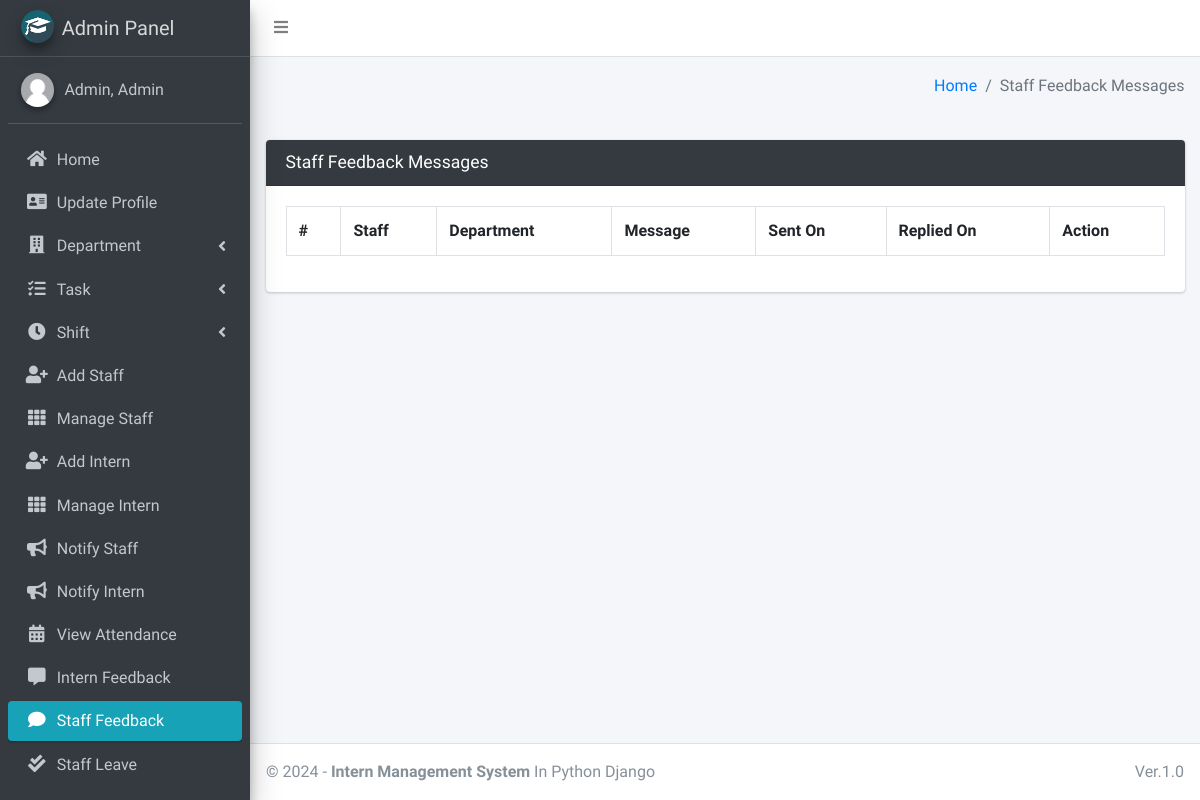
Page /staff/view/feedback/ (signed in) on the earlier database version.
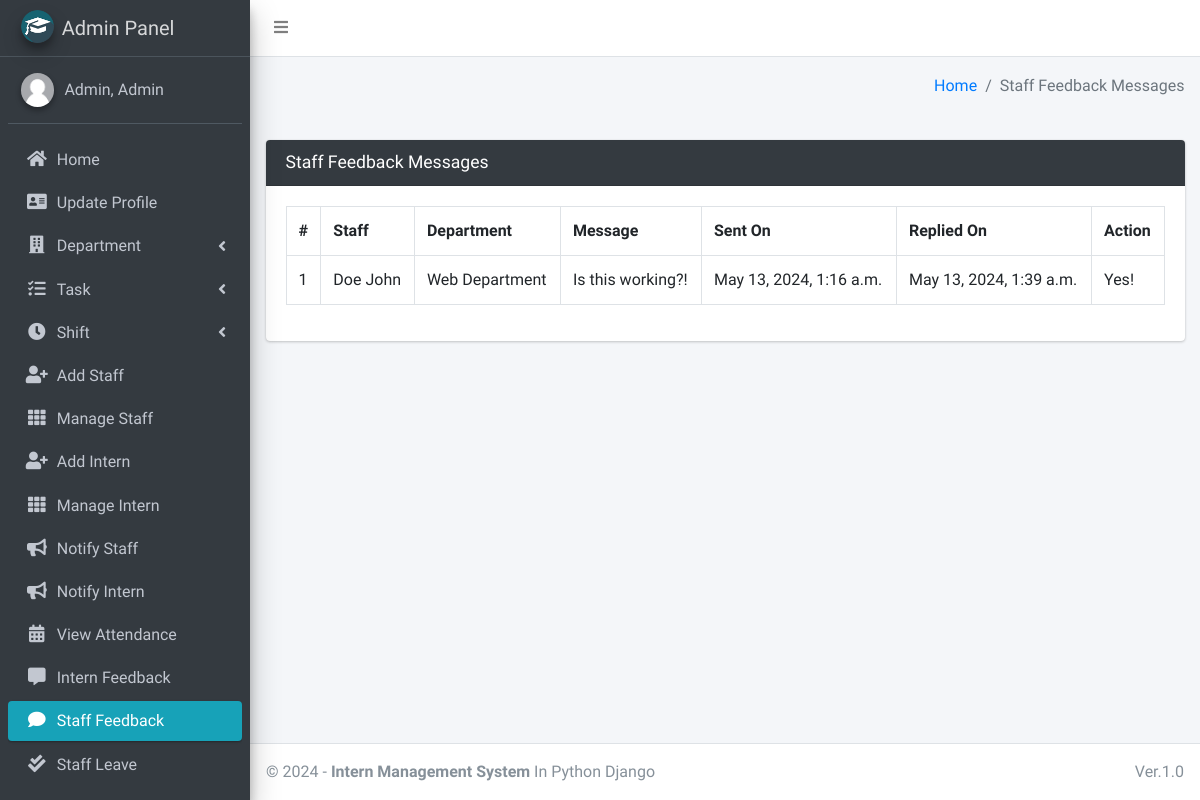
Same page on the later database version.
### main_app/models.py (models this page shows)
class CustomUser(AbstractUser):
    USER_TYPE = ((1, "HOD"), (2, "Staff"), (3, "Intern"))
    GENDER = [("M", "Male"), ("F", "Female")]
    username = None  # Removed username, using email instead
    email = models.EmailField(unique=True)
    user_type = models.CharField(default=1, choices=USER_TYPE, max_length=1)
    gender = models.CharField(max_length=1, choices=GENDER)
    profile_pic = models.ImageField()
    address = models.TextField()
    fcm_token = models.TextField(default="")  # For firebase notifications
    created_at = models.DateTimeField(auto_now_add=True)
    updated_at = models.DateTimeField(auto_now=True)
    USERNAME_FIELD = "email"
    REQUIRED_FIELDS = []
    objects = CustomUserManager()
    def __str__(self):
        return self.last_name + ", " + self.first_name

class FeedbackStaff(models.Model):
    staff = models.ForeignKey(Staff, on_delete=models.CASCADE)
    feedback = models.TextField()
    reply = models.TextField()
    created_at = models.DateTimeField(auto_now_add=True)
    updated_at = models.DateTimeField(auto_now=True)

class Staff(models.Model):
    department = models.ForeignKey(Department, on_delete=models.DO_NOTHING, null=True, blank=False)
    admin = models.OneToOneField(CustomUser, on_delete=models.CASCADE)
    def __str__(self):
        return self.admin.last_name + " " + self.admin.first_name

class Department(models.Model):
    name = models.CharField(max_length=120)
    created_at = models.DateTimeField(auto_now_add=True)
    updated_at = models.DateTimeField(auto_now=True)
    def __str__(self):
        return self.name

### main_app/hod_views.py (the view, shortened to what this page needs)
# urls.py: path("staff/view/feedback/", hod_views.staff_feedback_message,
@csrf_exempt
def staff_feedback_message(request):
    if request.method != 'POST':
        feedbacks = FeedbackStaff.objects.all()
        context = {
            'feedbacks': feedbacks,
            'page_title': 'Staff Feedback Messages'
        }
        return render(request, 'hod_template/staff_feedback_template.html', context)

### main_app/templates/hod_template/staff_feedback_template.html (shortened to what this page needs)
{% extends 'main_app/base.html' %}
{% load static %}
{% block content %}
<section class="content">
    <div class="container-fluid">
        <div class="row">
            <div class="col-md-12">
                <div class="card card-dark">
                    <div class="card-header">
                        <h3 class="card-title">{{page_title}}</h3>
                    </div>
                    <div class="table card-body">
                        <table class="table table-bordered table-hover">
                            <tr>
                                <th>#</th>
                                <th>Staff</th>
                                <th>Department</th>
                                <th>Message</th>
                                <th>Sent On</th>
                                <th>Replied On</th>
                                <th>Action</th>
                            </tr>
                            {% for feedback in  feedbacks %}
                              <tr>
                                  <td>{{forloop.counter}}</td>
                                  <td>{{feedback.staff}}</td>
                                  <td>{{feedback.staff.department}}</td>
                                  <td>{{feedback.feedback}}</td>
                                    {% if feedback.reply == "" %}
                                    <td>{{feedback.created_at}}</td>
                                    <td><span  class='badge badge-warning'>Pending Response</span></td>
                                         <td> <button data-toggle = "modal" data-target = "#reply_modal" value="{{feedback.id}}" class="btn btn-success reply_open_modal">Reply</button>
                                        {% else %}
                                        <td>{{feedback.created_at}}</td>
                                        <td>{{feedback.updated_at}}</td>
                                          <td>{{feedback.reply}}</td>
                                    {% endif %}
                              </tr>
                            {% endfor %}
                        </table>
                    </div>
                    </div>
            </div>
        </div>
    </div>
</section>
{% endblock content %}

### main_app/templates/main_app/base.html (shortened to what this page needs)
{% load static %}
<!DOCTYPE html>
<html>
<head>
    <link rel="stylesheet" href="{% static 'plugins/fontawesome-free/css/all.min.css'%} ">
    <link rel="stylesheet" href="https://code.ionicframework.com/ionicons/2.0.1/css/ionicons.min.css">
    <link rel="stylesheet"
        href="{% static 'plugins/tempusdominus-bootstrap-4/css/tempusdominus-bootstrap-4.min.css'%} ">
    <link rel="stylesheet" href="{% static 'plugins/icheck-bootstrap/icheck-bootstrap.min.css'%} ">
    <link rel="stylesheet" href="{% static 'dist/css/adminlte.min.css'%} ">
    <link rel="stylesheet" href="{% static 'plugins/overlayScrollbars/css/OverlayScrollbars.min.css'%} ">
    <link rel="stylesheet" href="{% static 'plugins/daterangepicker/daterangepicker.css'%} ">
</head>
<body class="hold-transition sidebar-mini layout-fixed">
    <div class="wrapper">
        <nav class="main-header navbar navbar-expand navbar-white navbar-light">
            <ul class="navbar-nav">
                <li class="nav-item">
                    <a class="nav-link" data-widget="pushmenu" href="#"><i class="fas fa-bars"></i></a>
                </li>
            </ul>
        </nav>
        {% include "main_app/sidebar_template.html" with user=user %}
        <div class="content-wrapper">
            <div class="content-header">
                <div class="container-fluid">
                    <div class="row mb-2">
                        <div class="col-sm-6">
                        </div>
                        <div class="col-sm-6">
                            <ol class="breadcrumb float-sm-right">
                                <li class="breadcrumb-item"><a href="/">Home</a></li>
                                <li class="breadcrumb-item active">{{ page_title }}</li>
                            </ol>
                        </div>
                    </div>
                </div>
            </div>
<section class="content">
    <div class="container-fluid">
        <div class="row">
            <div class="col-md-12">
            </div></div></div></section>
            {% block content %}
            {% endblock content %}
        </div>
        {% include "main_app/footer.html" %}
    </div>
</body>
</html>

### main_app/templates/main_app/sidebar_template.html (shortened to what this page needs)
{% load static %}
<aside class="main-sidebar sidebar-dark-info elevation-4">
    {% if request.user.user_type == '1' %}
    <a href="{% url 'admin_home' %}" class="brand-link">
        <img src="{% static 'dist/img/cmsl.png' %} " alt="AdminLTE Logo"
            class="brand-image img-circle elevation-3" >
        <span class="brand-text font-weight-light">Admin Panel</span>
    </a>
    <div class="sidebar">
        <div class="user-panel mt-3 pb-3 mb-3 d-flex">
            <div class="image">
                <img src="{{ request.user.profile_pic}}" class="img-circle elevation-2" alt="User Image">
            </div>
            <div class="info">
                <a href="#" class="d-block">{{user}}</a>
            </div>
        </div>
        <nav class="mt-2">
            <ul class="nav nav-pills nav-sidebar flex-column" data-widget="treeview" role="menu" data-accordion="false">
                <li class="nav-item">
                    {% url 'admin_home' as admin_home %}
                    <a href="{{admin_home}}" class="nav-link {% if admin_home == request.path %} active {% endif %}">
                        <i class="nav-icon fas fa-home"></i>
                        <p>
                            Home
                        </p>
                    </a>
                </li>
                <li class="nav-item">
                    {% url 'admin_view_profile' as admin_view_profile %}
                    <a href="{{admin_view_profile}}"
                        class="nav-link {% if admin_view_profile == request.path %} active {% endif %}">
                        <i class="nav-icon fas fa-address-card"></i>
                        <p>
                            Update Profile
                        </p>
                    </a>
                </li>
                <li class="nav-item has-treeview">
                    <a href="#" class="nav-link">
                        <i class="nav-icon fas fa-building"></i>
                        <p>
                            Department
                            <i class="fas fa-angle-left right"></i>
                        </p>
                    </a>
                </li>
                <li class="nav-item has-treeview">
                    <a href="#" class="nav-link">
                        <i class="nav-icon fas fa-tasks"></i>
                        <p>
                            Task
                            <i class="fas fa-angle-left right"></i>
                        </p>
                    </a>
                </li>
                <li class="nav-item has-treeview">
                    <a href="#" class="nav-link">
                        <i class="nav-icon fas fa-clock"></i>
                        <p>
                            Shift
                            <i class="fas fa-angle-left right"></i>
                        </p>
                    </a>
                </li>
                <li class="nav-item">
                    {% url 'add_staff' as add_staff %}
                    <a href="{{add_staff}}" class="nav-link {% if add_staff == request.path %} active {% endif %}">
                        <i class="nav-icon fas fa-user-plus"></i>
                        <p>
                            Add Staff
                        </p>
                    </a>
                </li>
                <li class="nav-item">
                    {% url 'manage_staff' as manage_staff %}
                    {% url 'edit_staff' staff_id as edit_staff %}
                    <a href="{{manage_staff}}"
                        class="nav-link {% if manage_staff == request.path or request.path == edit_staff %} active {% endif %}">
                        <i class="nav-icon fas fa-th"></i>
                        <p>
                            Manage Staff
                        </p>
                    </a>
                </li>
                <li class="nav-item">
                    {% url 'add_intern' as add_intern%}
                    <a href="{{add_intern}}" class="nav-link  {% if add_intern == request.path %} active {% endif %}">
                        <i class="nav-icon fas fa-user-plus"></i>
                        <p>
                            Add Intern
                        </p>
                    </a>
                </li>
                <li class="nav-item">
                    {% url 'manage_intern' as manage_intern %}
                    {% url 'edit_intern' intern_id as edit_intern %}
                    <a href="{{manage_intern}}"
                        class="nav-link  {% if edit_intern == request.path or manage_intern == request.path %} active {% endif %}">
                        <i class="nav-icon fas fa-th"></i>
                        <p>
                            Manage Intern
                        </p>
                    </a>
                </li>
                <li class="nav-item">
                    {% url 'admin_notify_staff' as admin_notify_staff %}
                    <a href="{{admin_notify_staff}}"
                        class="nav-link {% if admin_notify_staff == request.path %} active {% endif %}">
                        <i class="nav-icon fas fa-bullhorn"></i>
                        <p>
                            Notify Staff
                        </p>
                    </a>
                </li>
                <li class="nav-item">
                    {% url 'admin_notify_intern' as admin_notify_intern %}
                    <a href="{{admin_notify_intern}}"
                        class="nav-link {% if admin_notify_intern == request.path %} active {% endif %}">
                        <i class="nav-icon fas fa-bullhorn"></i>
                        <p>
                            Notify Intern
                        </p>
                    </a>
                </li>
                <li class="nav-item">
                    {% url 'admin_view_attendance' as admin_view_attendance %}
                <li class="nav-item">
                    <a href="{{admin_view_attendance}}"
                        class="nav-link  {% if admin_view_attendance == request.path %} active {% endif %}">
                        <i class="nav-icon fas fa-calendar-alt"></i>
                        <p>
                            View Attendance
                        </p>
                    </a>
                </li>
                <li class="nav-item">
                    {% url 'intern_feedback_message' as intern_feedback_message %}
                    <a href="{{ intern_feedback_message }}"
                        class="nav-link  {% if intern_feedback_message == request.path %} active {% endif %}">
                        <i class="nav-icon fas fa-comment-alt"></i>
                        <p>
                            Intern Feedback
                        </p>
                    </a>
                </li>
                <li class="nav-item">
                    {% url 'staff_feedback_message' as staff_feedback_message %}
                    <a href="{{staff_feedback_message}}"
                        class="nav-link   {% if staff_feedback_message == request.path %} active {% endif %}">
                        <i class="nav-icon fas fa-comment"></i>
                        <p>
                            Staff Feedback
                        </p>
                    </a>
                </li>
                <li class="nav-item">
                    {% url 'view_staff_leave' as view_staff_leave %}
                    <a href="{{view_staff_leave}}"
                        class="nav-link  {% if view_staff_leave == request.path %} active {% endif %}">
                        <i class="nav-icon fas fa-check-double"></i>
                        <p>
                            Staff Leave
                        </p>
                    </a>
                </li>
                <li class="nav-item">
                    {% url 'view_intern_leave' as view_intern_leave %}
                    <a href="{% url 'view_intern_leave' %}"
                        class="nav-link  {% if view_intern_leave == request.path %} active {% endif %}">
                    </a>
                </li>
                                        {% endif %}
                                    </ul>
                                </nav>
                            </div>
</aside>

### main_app/templates/main_app/footer.html
<footer class="main-footer">
    &copy; {% now "Y" %} - <strong>Intern Management System</strong>
    In Python Django
    <div class="float-right d-none d-sm-inline-block">
       Ver.1.0
    </div>
</footer>

Differences in the rows shown:
added FeedbackStaff: staff "Doe John", staff.department "Web Department", feedback "Is this working?!", created_at "May 13, 2024, 1:16 a.m.", updated_at "May 13, 2024, 1:39 a.m.", reply "Yes!"
